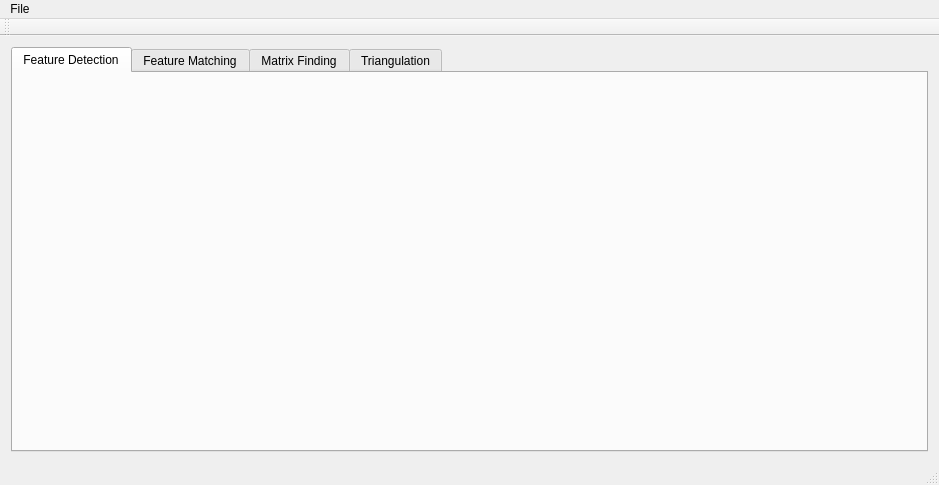
<?xml version="1.0" encoding="UTF-8"?>
<ui version="4.0">
 <class>MainWindow</class>
 <widget class="QMainWindow" name="MainWindow">
  <property name="geometry">
   <rect>
    <x>0</x>
    <y>0</y>
    <width>939</width>
    <height>485</height>
   </rect>
  </property>
  <property name="windowTitle">
   <string>MainWindow</string>
  </property>
  <widget class="QWidget" name="centralWidget">
   <layout class="QGridLayout" name="gridLayout_2">
    <item row="0" column="0">
     <layout class="QVBoxLayout" name="verticalLayout">
      <item>
       <widget class="QTabWidget" name="tabWidget">
        <property name="currentIndex">
         <number>0</number>
        </property>
        <widget class="FeatureDetectionTab" name="featureDetectionTab">
         <attribute name="title">
          <string>Feature Detection</string>
         </attribute>
         <layout class="QGridLayout" name="gridLayout"/>
        </widget>
        <widget class="FeatureMatchingTab" name="featureMatchingTab">
         <attribute name="title">
          <string>Feature Matching</string>
         </attribute>
        </widget>
        <widget class="MatrixFindingTab" name="matrixFindingTab">
         <attribute name="title">
          <string>Matrix Finding</string>
         </attribute>
        </widget>
        <widget class="TriangulationTab" name="triangulationTab">
         <attribute name="title">
          <string>Triangulation</string>
         </attribute>
        </widget>
       </widget>
      </item>
     </layout>
    </item>
   </layout>
  </widget>
  <widget class="QMenuBar" name="menuBar">
   <property name="geometry">
    <rect>
     <x>0</x>
     <y>0</y>
     <width>939</width>
     <height>35</height>
    </rect>
   </property>
   <widget class="QMenu" name="menuFile">
    <property name="title">
     <string>File</string>
    </property>
    <addaction name="actionLoad_images"/>
    <addaction name="actionUnload_Images"/>
    <addaction name="separator"/>
    <addaction name="actionTest_it_all"/>
   </widget>
   <addaction name="menuFile"/>
  </widget>
  <widget class="QToolBar" name="mainToolBar">
   <attribute name="toolBarArea">
    <enum>TopToolBarArea</enum>
   </attribute>
   <attribute name="toolBarBreak">
    <bool>false</bool>
   </attribute>
  </widget>
  <widget class="QStatusBar" name="statusBar"/>
  <action name="actionLoad_images">
   <property name="text">
    <string>Load images</string>
   </property>
   <property name="shortcut">
    <string>Ctrl+O</string>
   </property>
  </action>
  <action name="actionUnload_Images">
   <property name="text">
    <string>Unload Images</string>
   </property>
   <property name="shortcut">
    <string>Ctrl+U</string>
   </property>
  </action>
  <action name="actionTest_it_all">
   <property name="text">
    <string>Test it all</string>
   </property>
   <property name="shortcut">
    <string>Ctrl+G</string>
   </property>
  </action>
 </widget>
 <layoutdefault spacing="6" margin="11"/>
 <customwidgets>
  <customwidget>
   <class>FeatureDetectionTab</class>
   <extends>QWidget</extends>
   <header>featuredetectiontab.h</header>
   <container>1</container>
  </customwidget>
  <customwidget>
   <class>FeatureMatchingTab</class>
   <extends>QWidget</extends>
   <header>featurematchingtab.h</header>
   <container>1</container>
  </customwidget>
  <customwidget>
   <class>MatrixFindingTab</class>
   <extends>QWidget</extends>
   <header>matrixfindingtab.h</header>
   <container>1</container>
  </customwidget>
  <customwidget>
   <class>TriangulationTab</class>
   <extends>QWidget</extends>
   <header>triangulationtab.h</header>
   <container>1</container>
  </customwidget>
 </customwidgets>
 <resources/>
 <connections/>
</ui>
